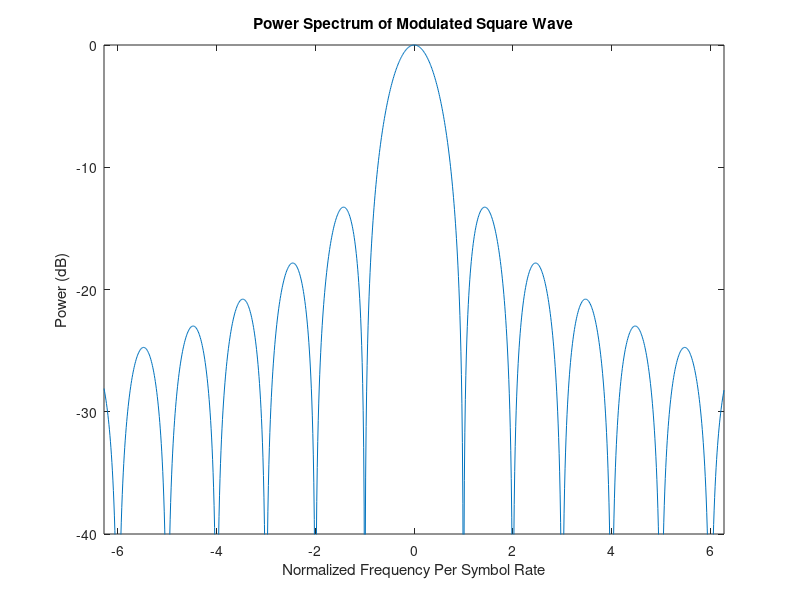

MATLAB code for this plot:
function generateSpectrum
    global PLOT_PATH;
    global PLOT_EXTENSION;

    % 4-FSK Power Spectrum
    range = -2*pi:0.01:2*pi;

    t1 = sinc(+ range) .^ 2;

    plot(range, 10*log10(t1));
    %semilogy(range, t1);
    axis([min(range) max(range) -40 0]);
    title('{\bfPower Spectrum of Modulated Square Wave}');
    ylabel('Power (dB)');
    xlabel('Normalized Frequency Per Symbol Rate');

    saveas(gcf, [PLOT_PATH 'modulated_power_spectrum' PLOT_EXTENSION]);
end
